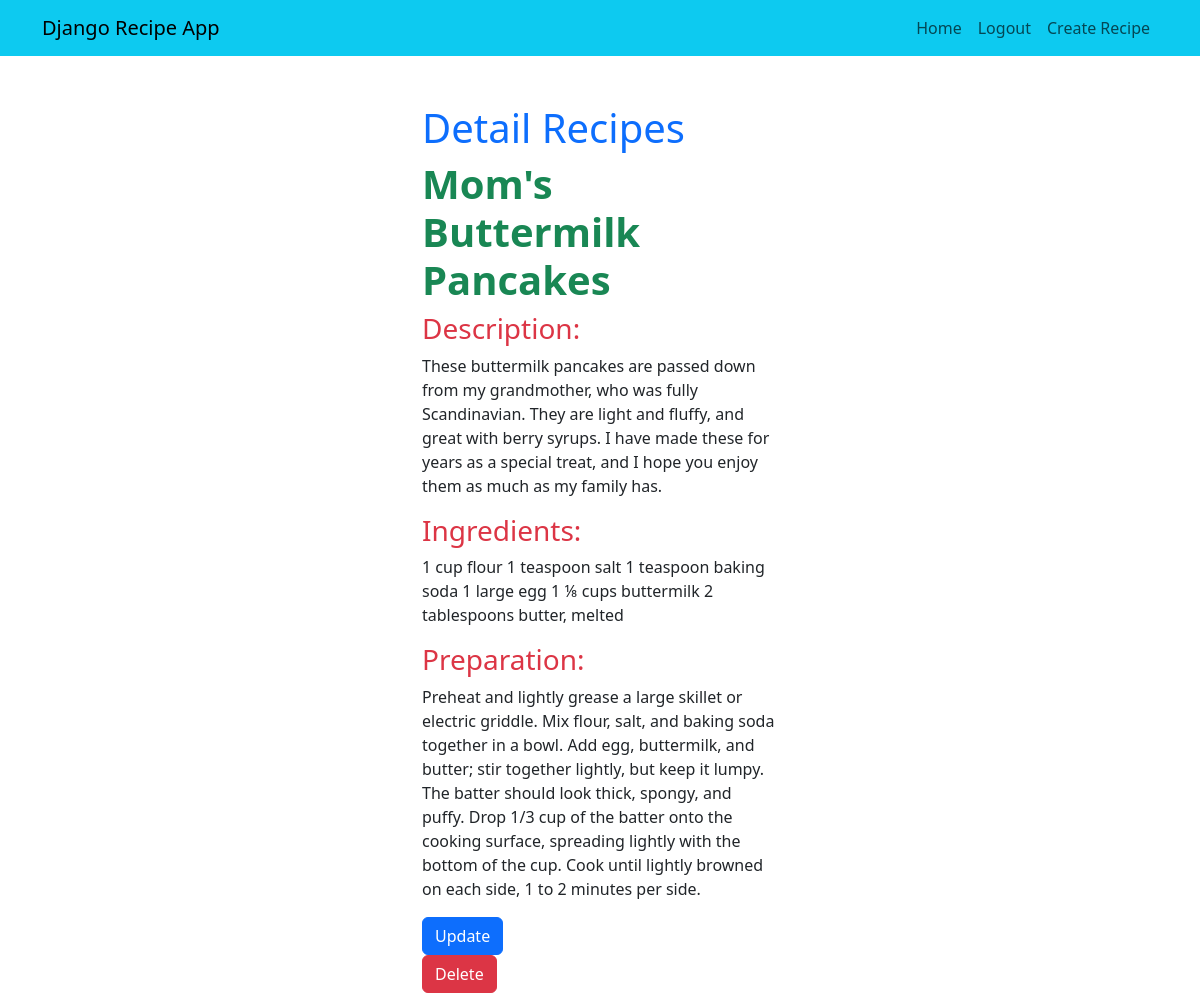
/recipe/2/ (signed in), run on the app's committed database.
### my_recipes/models.py (models this page shows, shortened)
class Recipe(models.Model):
    name = models.CharField(max_length=100)
    recipe_description = models.TextField()
    ingredients = models.CharField(max_length=200, null=True, blank=True)
    preparation = models.TextField()
    image = models.ImageField(upload_to='recipes_image', null=True, blank=True)
    created_at = models.DateTimeField(auto_now_add=True)
    user = models.ForeignKey(User, on_delete=models.CASCADE)

### my_recipes/views.py (the view)
# urls.py: path('recipe/<int:pk>/', RecipeDetailView.as_view(), name='recipe'),
class RecipeDetailView(LoginRequiredMixin, DetailView):
    model = Recipe
    context_object_name = 'recipe'
    template_name = 'recipe.html'

### my_recipes/templates/recipe.html
{% extends 'base.html' %}
{% block content %}
<main class="container">
    <div class="row">
        <div class="col-md-4 offset-md-4 mt-5">
            <h1 class="text-primary">Detail Recipes</h1>
            <ul class="list-group">
                <headerx>
                <h1 class="fw-bold text-success">{{ recipe.name }}</h1>
                <h3 class="recipe_description text-danger">Description:</h3>
                    <p>{{  recipe.recipe_description}}</p>
                <h3 class="ingredients text-danger">Ingredients:</h3>
                    <p>{{  recipe.ingredients }}</p>
                <h3 class="preparation text-danger">Preparation:</h3>
                    <p>{{  recipe.preparation }}</p>
                </headerx>
            </ul>
            <div>
                <a class="btn btn-primary" href="{% url 'recipe-update' recipe.id %}">Update</a>
            </div>
            <div class="d-flex">
                    <a class="btn btn-danger" href="{% url 'recipe-delete' recipe.id %}">Delete</a>
            </div>
        </div>
    </div>
</main>
{% endblock %}

### data on the page
Recipe: name "Mom's Buttermilk Pancakes", recipe_description "These buttermilk pancakes are passed down from my grandmother, who was fully Scandinavian. They are light and fluffy, and great with berry syrups. I have made these for years as a special treat, and I hope you enjoy them as much as my family has.", ingredients "1 cup flour 1 teaspoon salt 1 teaspoon baking soda 1 large egg 1 ⅛ cups buttermilk 2 tablespoons butter, melted", preparation "Preheat and lightly grease a large skillet or electric griddle. Mix flour, salt, and baking soda together in a bowl. Add egg, buttermilk, and butter; stir together lightly, but keep it lumpy. The batter should look thick, spongy, and puffy. Drop 1/3 cup of the batter onto the cooking surface, spreading lightly with the bottom of the cup. Cook until lightly browned on each side, 1 to 2 minutes per side."
